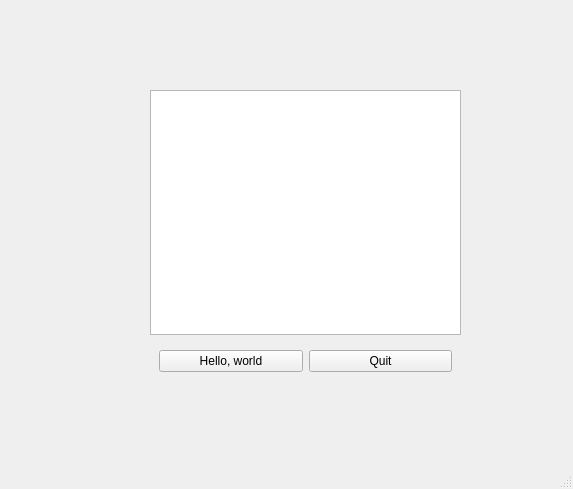
<?xml version="1.0" encoding="UTF-8"?>
<ui version="4.0">
 <class>MainWindow</class>
 <widget class="QMainWindow" name="MainWindow">
  <property name="geometry">
   <rect>
    <x>0</x>
    <y>0</y>
    <width>573</width>
    <height>489</height>
   </rect>
  </property>
  <property name="windowTitle">
   <string>MainWindow</string>
  </property>
  <widget class="QWidget" name="centralwidget">
   <widget class="QWidget" name="verticalLayoutWidget">
    <property name="geometry">
     <rect>
      <x>150</x>
      <y>90</y>
      <width>311</width>
      <height>291</height>
     </rect>
    </property>
    <layout class="QVBoxLayout" name="verticalLayout">
     <item>
      <widget class="QTextEdit" name="textEdit"/>
     </item>
     <item>
      <widget class="QWidget" name="horizontalWidget" native="true">
       <layout class="QHBoxLayout" name="horizontalLayout">
        <item>
         <widget class="QPushButton" name="add_button">
          <property name="text">
           <string>Hello, world</string>
          </property>
         </widget>
        </item>
        <item>
         <widget class="QPushButton" name="clear_button">
          <property name="text">
           <string>Quit</string>
          </property>
         </widget>
        </item>
       </layout>
      </widget>
     </item>
    </layout>
   </widget>
  </widget>
  <widget class="QStatusBar" name="statusbar"/>
 </widget>
 <resources/>
 <connections/>
</ui>
